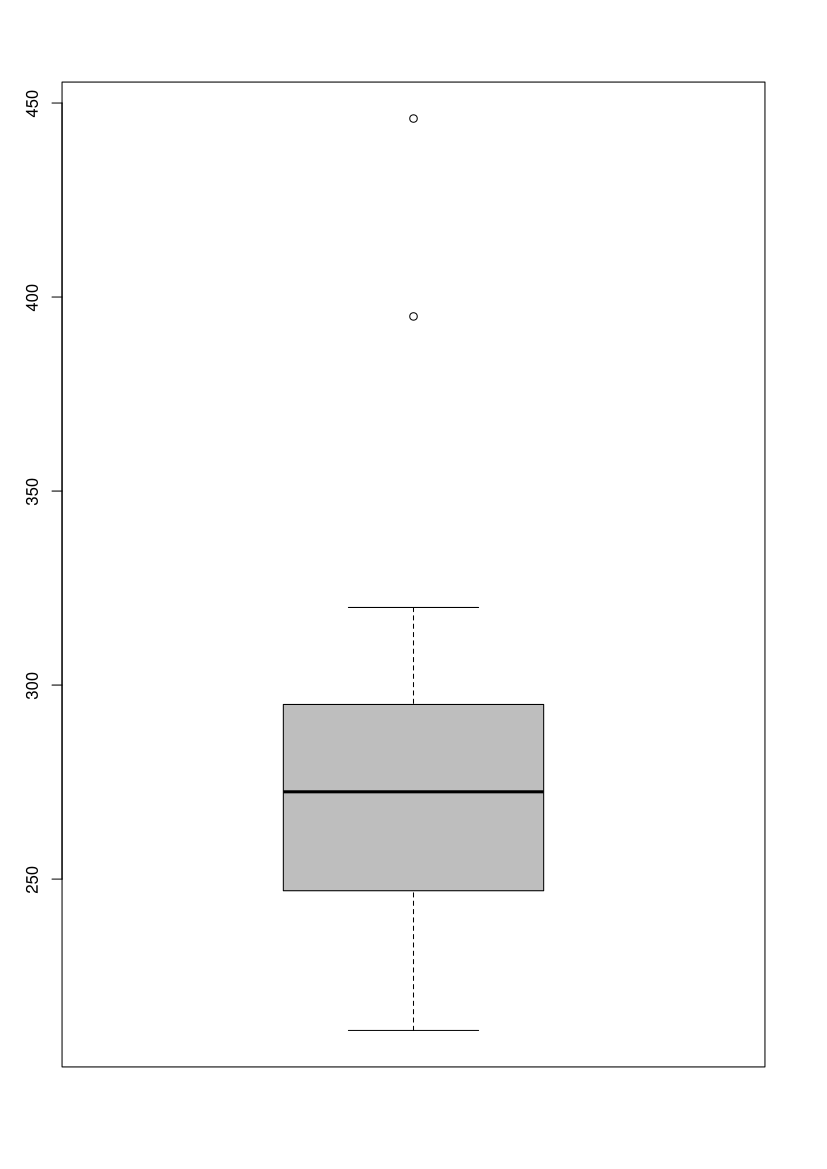

The script that drew this image:
oz <- read.table("http://media.pearsoncmg.com/cmg/pmmg_mml_shared/mathstatsresources/Akritas/OzoneData.txt", header = T)

attach(oz)	# so variables can be referred to by name

summary(oz)

boxplot(oz, col = "grey")
